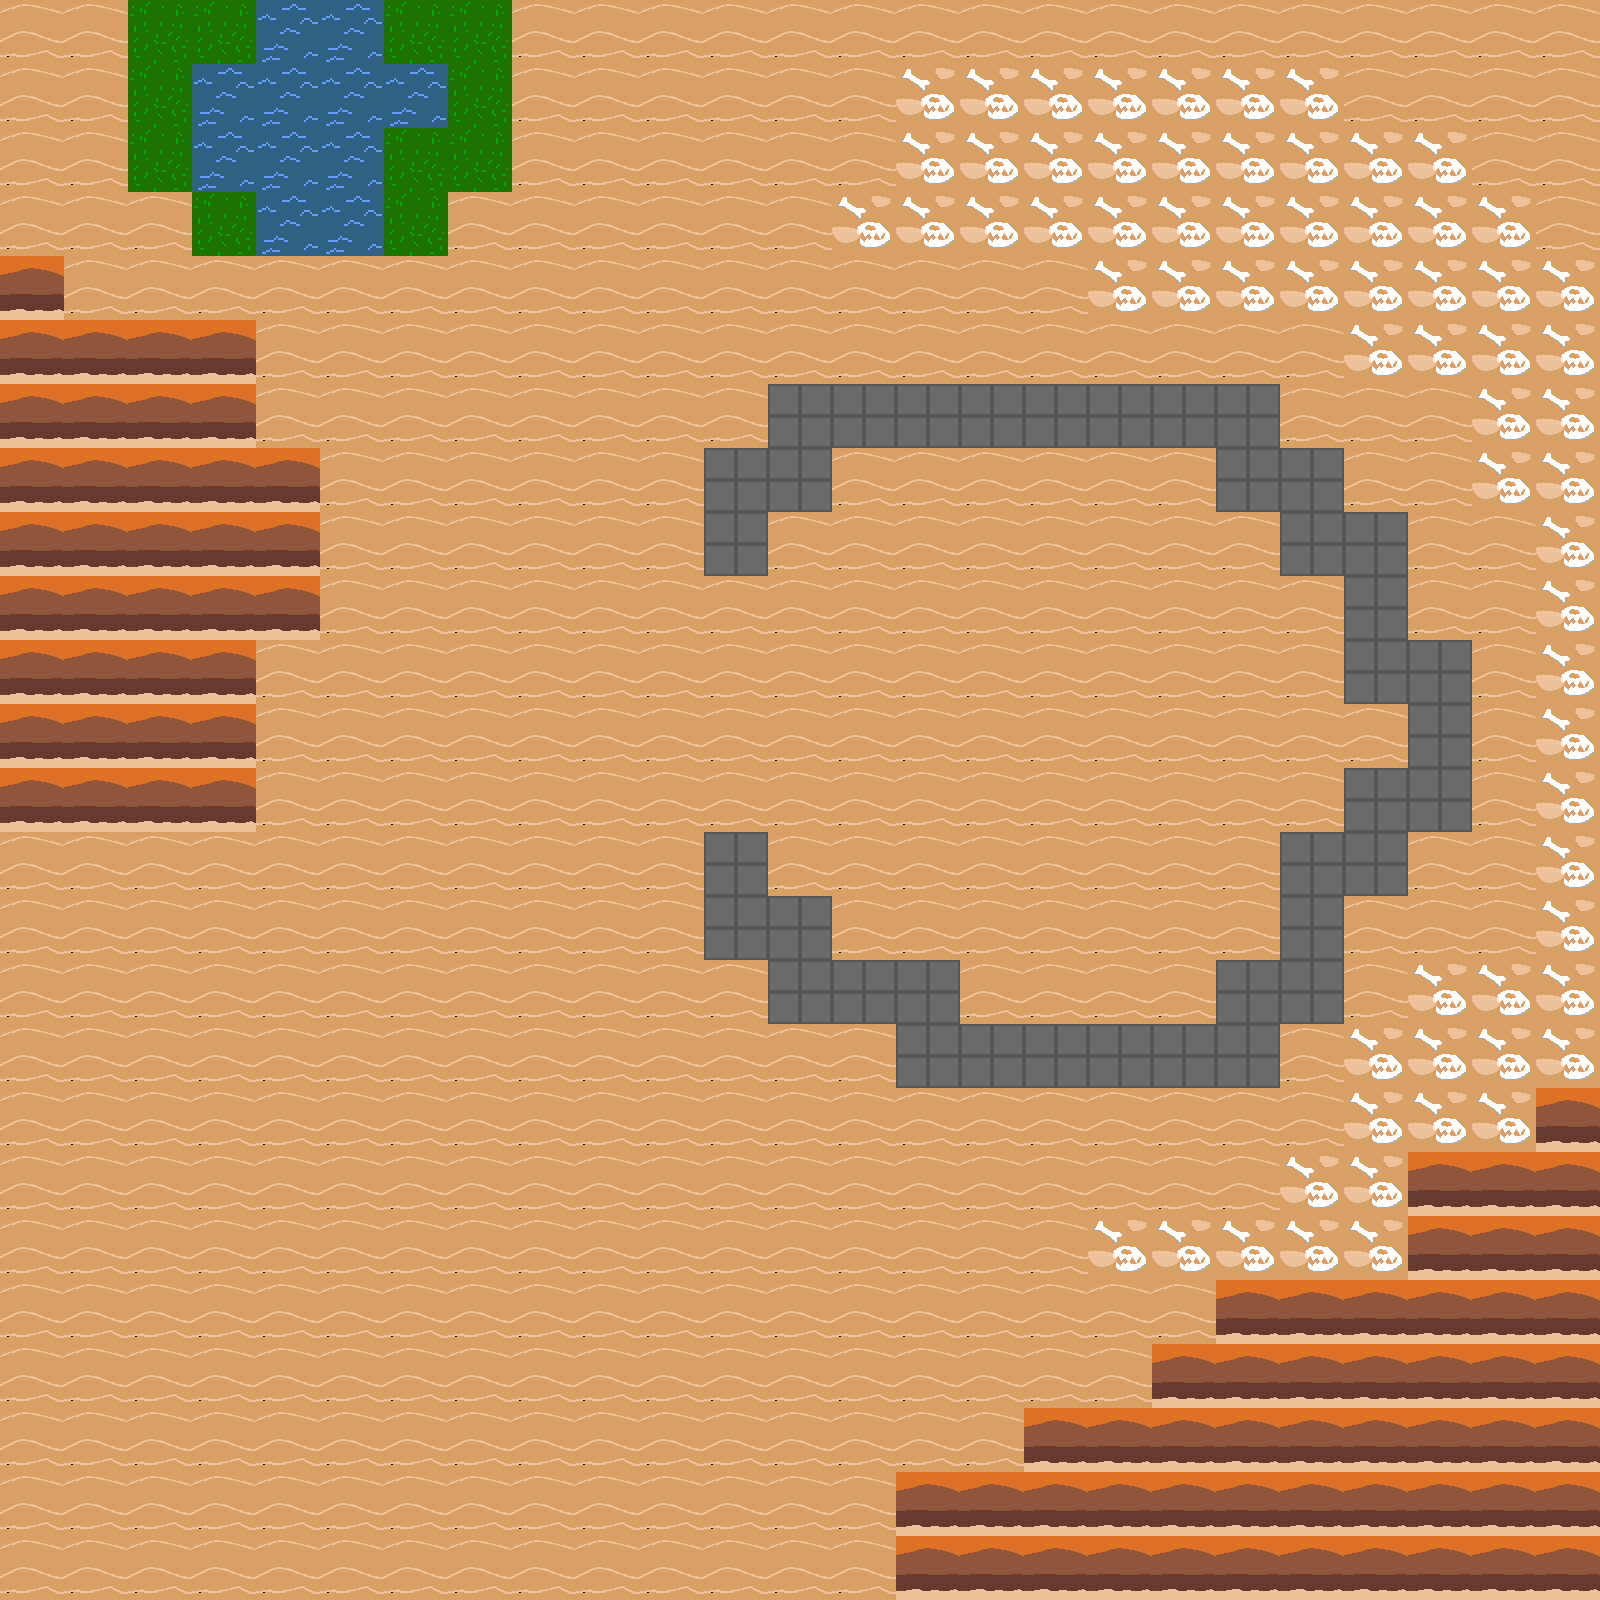

A level layout from a 2D game, rendered from its tile map. Below: a short description, then the map file with its tile-grid data intact:
An orthogonal 25x25 tile map with 64x64 px tiles, 1 tile layer (Tile Layer 1).

<map version="1.10" tiledversion="1.11.2" orientation="orthogonal" renderorder="right-down" width="25" height="25" tilewidth="64" tileheight="64" infinite="0" nextlayerid="2" nextobjectid="1">
 <tileset firstgid="1" name="tdtileset" tilewidth="64" tileheight="64" tilecount="10" columns="0">
  <grid orientation="orthogonal" width="1" height="1" />
  <tile id="1">
   <image source="tiles/dirt.png" width="64" height="64" />
  </tile>
  <tile id="2">
   <image source="tiles/grass.png" width="64" height="64" />
  </tile>
  <tile id="3">
   <image source="tiles/wall.png" width="64" height="64" />
  </tile>
  <tile id="4">
   <image source="tiles/water.png" width="64" height="64" />
  </tile>
  <tile id="5">
   <image source="tiles/stone.png" width="64" height="64" />
  </tile>
  <tile id="6">
   <image source="tiles/crystal.png" width="64" height="64" />
  </tile>
  <tile id="7">
   <image source="tiles/mossystone.png" width="64" height="64" />
  </tile>
  <tile id="8">
   <image source="tiles/sand.png" width="64" height="64" />
  </tile>
  <tile id="9">
   <image source="tiles/sandwithfossils.png" width="64" height="64" />
  </tile>
  <tile id="10">
   <image source="tiles/sedimentrock.png" width="64" height="64" />
  </tile>
 </tileset>
 <layer id="1" name="Tile Layer 1" width="25" height="25">
  <data encoding="csv">
9,9,3,3,5,5,3,3,9,9,9,9,9,9,9,9,9,9,9,9,9,9,9,9,9,
9,9,3,5,5,5,5,3,9,9,9,9,9,9,10,10,10,10,10,10,10,9,9,9,9,
9,9,3,5,5,5,3,3,9,9,9,9,9,9,10,10,10,10,10,10,10,10,10,9,9,
9,9,9,3,5,5,3,9,9,9,9,9,9,10,10,10,10,10,10,10,10,10,10,10,9,
11,9,9,9,9,9,9,9,9,9,9,9,9,9,9,9,9,10,10,10,10,10,10,10,10,
11,11,11,11,9,9,9,9,9,9,9,9,9,9,9,9,9,9,9,9,9,10,10,10,10,
11,11,11,11,9,9,9,9,9,9,9,9,4,4,4,4,4,4,4,4,9,9,9,10,10,
11,11,11,11,11,9,9,9,9,9,9,4,4,9,9,9,9,9,9,4,4,9,9,10,10,
11,11,11,11,11,9,9,9,9,9,9,4,9,9,9,9,9,9,9,9,4,4,9,9,10,
11,11,11,11,11,9,9,9,9,9,9,9,9,9,9,9,9,9,9,9,9,4,9,9,10,
11,11,11,11,9,9,9,9,9,9,9,9,9,9,9,9,9,9,9,9,9,4,4,9,10,
11,11,11,11,9,9,9,9,9,9,9,9,9,9,9,9,9,9,9,9,9,9,4,9,10,
11,11,11,11,9,9,9,9,9,9,9,9,9,9,9,9,9,9,9,9,9,4,4,9,10,
9,9,9,9,9,9,9,9,9,9,9,4,9,9,9,9,9,9,9,9,4,4,9,9,10,
9,9,9,9,9,9,9,9,9,9,9,4,4,9,9,9,9,9,9,9,4,9,9,9,10,
9,9,9,9,9,9,9,9,9,9,9,9,4,4,4,9,9,9,9,4,4,9,10,10,10,
9,9,9,9,9,9,9,9,9,9,9,9,9,9,4,4,4,4,4,4,9,10,10,10,10,
9,9,9,9,9,9,9,9,9,9,9,9,9,9,9,9,9,9,9,9,9,10,10,10,11,
9,9,9,9,9,9,9,9,9,9,9,9,9,9,9,9,9,9,9,9,10,10,11,11,11,
9,9,9,9,9,9,9,9,9,9,9,9,9,9,9,9,9,10,10,10,10,10,11,11,11,
9,9,9,9,9,9,9,9,9,9,9,9,9,9,9,9,9,9,9,11,11,11,11,11,11,
9,9,9,9,9,9,9,9,9,9,9,9,9,9,9,9,9,9,11,11,11,11,11,11,11,
9,9,9,9,9,9,9,9,9,9,9,9,9,9,9,9,11,11,11,11,11,11,11,11,11,
9,9,9,9,9,9,9,9,9,9,9,9,9,9,11,11,11,11,11,11,11,11,11,11,11,
9,9,9,9,9,9,9,9,9,9,9,9,9,9,11,11,11,11,11,11,11,11,11,11,11
</data>
 </layer>
</map>
